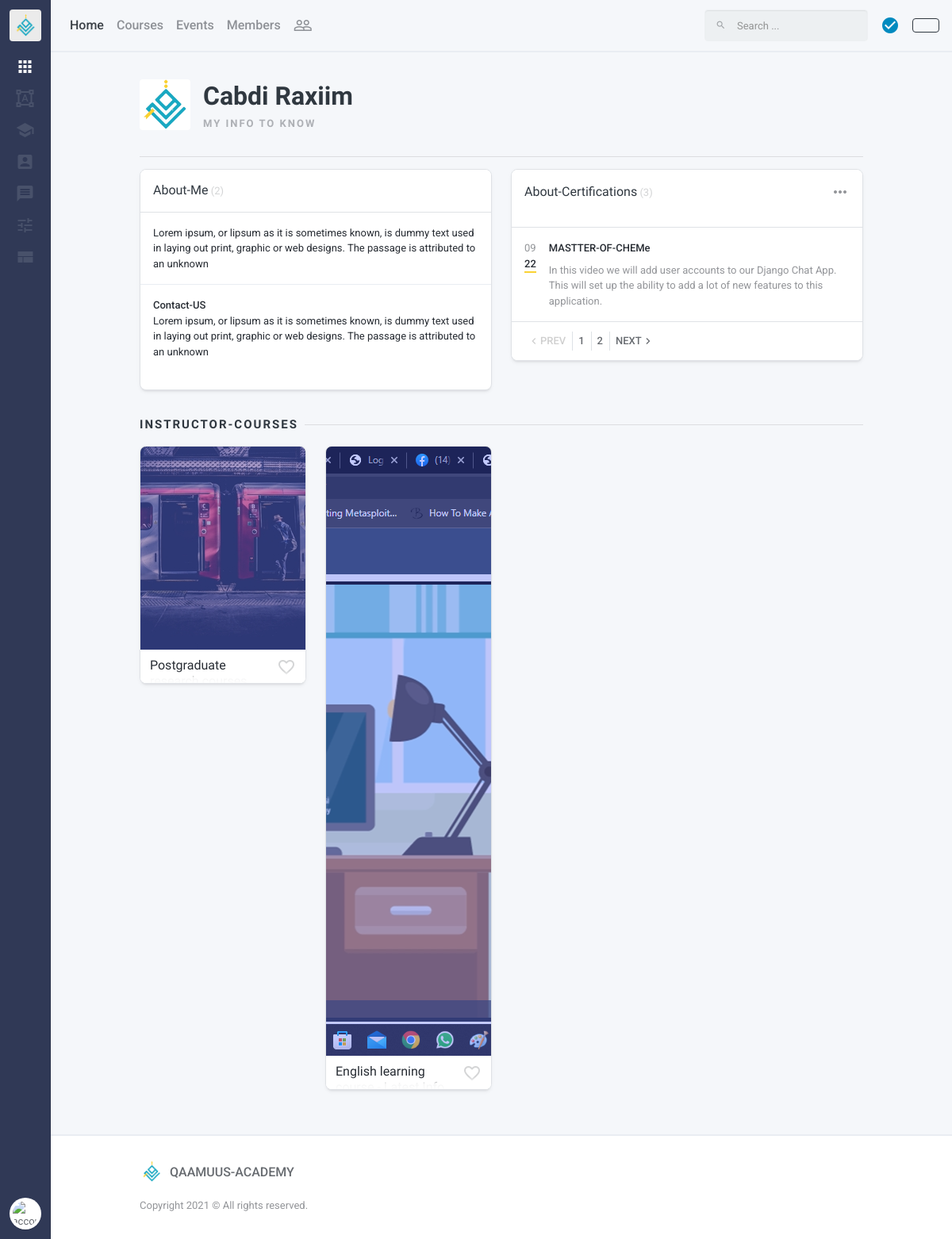
The app's page /instructor-info/1/Instructor/ (signed in) with its own data.
### api/models.py (models this page shows, shortened)
class UserProfile(models.Model):
    user=models.OneToOneField(User,on_delete=models.CASCADE)
    number=models.CharField(max_length=16, default=0)
    profileImage=models.ImageField(upload_to='images/usrProfile',null=True,blank=True)
    password=models.CharField(max_length=255)
    email=models.CharField(max_length=255,unique=True)
    userTitle=models.CharField(max_length=255,null=True,blank=True)
    fullName=models.CharField(max_length=255)
    aboutMe=models.TextField(null=True,blank=True)
    stayedSeconds=models.IntegerField(default=0)
    facebook_link=models.CharField(max_length=3000,null=True,blank=True)
    twitter_link=models.CharField(max_length=3000,null=True,blank=True)
    third_link=models.CharField(max_length=3000,null=True,blank=True)
    learnedSeconds=models.IntegerField(default=0)
    city=models.CharField(default='',null=True,blank=True,max_length=255)
    status=models.BooleanField(default=True)
    contactMe=models.TextField(null=True,blank=True)
    referralCode=models.CharField(default='qReff_9002',max_length=10)
    userType=models.ForeignKey(UserTypes,on_delete=models.CASCADE,default=1)
    teacherPoints=models.FloatField(default=1)
    user_activated=models.BooleanField(default=True)
    def theImage(self):
        if self.profileImage:
            return mark_safe('<img src={} width="100px" >'.format(self.profileImage.url))
        else:
            return mark_safe('<img src={} width="100px" >'.format('https://st3.depositphotos.com/3581215/18899/v/450/depositphotos_188994514-stock-illustration-vector-illustration-male-silhouette-profile.jpg'))
    theImage.allow_tags=True

class InstructorCertification(models.Model):
    theUser=models.ForeignKey(UserProfile,related_name='theCertifications',on_delete=models.CASCADE)
    certificateName=models.CharField(max_length=255)
    certificateDesc=models.CharField(max_length=2655)
    certificateDate=models.DateField()

class QaCourses(models.Model):
    title=models.CharField(max_length=255)
    slug=models.CharField(max_length=2555,default='')
    simDesc=models.TextField(null=True,blank=True)
    fullDesc=RichTextField()
    youLearn=RichTextField(null=True,blank=True)
    category=models.ForeignKey(CourseCategory,on_delete=models.CASCADE,null=True,blank=True)
    inrolledUsers=models.ManyToManyField(UserProfile,'inrolledU',null=True,blank=True)
    regularPrice=models.FloatField(default=0)
    showRegularPrice=models.BooleanField(default=True)
    saledPrice=models.FloatField(default=0)
    lessonCounts=models.IntegerField(default=0)
    itsFree=models.BooleanField(default=False)
    dateRegistred=models.DateField(auto_now=True)
    level=models.CharField(max_length=255,default='Standared')
    houres=models.CharField(max_length=255,default='0')
    status=models.BooleanField(default=True)
    prevVideo=models.CharField(max_length=255000)
    coverImage=models.ImageField(upload_to='images/courseImages/',blank=True,null=True)
    prevImage=models.ImageField(upload_to='images/courseImages/')
    instructor=models.ForeignKey(UserProfile,on_delete=models.CASCADE)
    searchKeys=models.ManyToManyField(SearchKeys,blank=True,null=True)
    def courPrevIg(self):
        return mark_safe('<img src={} width="100px" >'.format(self.prevImage.url))
    courPrevIg.allow_tags=True

### a_system/views.py (the view)
# urls.py: path("instructor-info/<str:usrId>/<str:enc1>/",views.instructorInfo),
def instructorInfo(request,usrId,enc1):
    instructorInfo=UserProfile.objects.get(pk=usrId)
    if instructorInfo.userType == UserTypes.objects.get(pk=2):
        instructorCertification=InstructorCertification.objects.filter(theUser=instructorInfo)
        instructorCourses=QaCourses.objects.filter(instructor=instructorInfo)
        return render(request,'detail/instructor-detail.html',{'instructorCertification':instructorCertification,'instructorInfo':instructorInfo,'instructorCourses':instructorCourses})
    else:
        return redirect('/instructors/')

### a_system/views.py (called while the page is built)
def userProfileInfo(request):
    if(request.user.pk==None):
        return {
            'userInfo':{}
        }
    elif(request.user.pk==nullcontext):
        return {
                'userInfo':{}
            }
    else:
        if(UserProfile.objects.filter(user=User.objects.get(pk=request.user.id)).exists()==True):
            return {
                'userInfo': UserProfile.objects.get(user=User.objects.get(pk=request.user.id))
            }
        else:
            return {
                'userInfo': ''
            }

### templates/detail/instructor-detail.html (shortened to what this page needs)
{% extends user.is_authenticated|yesno:"authBase.html,unAuthBase.html" %}
{% load static %}
{% block content %}
<div class="pt-32pt">
    <div  class="container page__container d-flex flex-column flex-md-row align-items-center text-center text-sm-left">
        <div class="flex d-flex flex-column flex-sm-row align-items-center mb-24pt mb-md-0">
            <div class="avatar avatar-lg mr-3">
                <a href=""><img src="{{instructorInfo.profileImage.url}}"
                         alt="avatar"
                         class="avatar-img rounded"></a>
            </div>
            <div class="mb-24pt mb-sm-0 mr-sm-24pt">
                <h2 class="mb-0">{{instructorInfo.fullName}}</h2>
                <ol class="breadcrumb p-0 m-0">
                    <li class="breadcrumb-item active">
                        {{instructorInfo.userTitle}}
                    </li>
                </ol>
            </div>
        </div>
    </div>
</div>
<div class="container page__container">
    <div class="page-section">
        <div class="row mb-lg-8pt">
            <div class="col-md-6">
                <div class="card">
                    <div class="card-header">
                        <div class="d-flex align-items-center">
                            <div class="flex">
                                <strong class="card-title">About-Me</strong>
                                <span class="text-20">(2)</span>
                            </div>
                        </div>
                    </div>
                    <div class="list-group list-group-flush">
                        <div class="list-group-item d-flex align-items-start p-16pt">
                            <div class="flex">
                                {{instructorInfo.aboutMe|safe}}
                                <br>
                            </div>
                        </div>
                        <div class="list-group-item d-flex align-items-start p-16pt">
                            <div class="flex">
                                <div><strong>Contact-US</strong></div>
                                {{instructorInfo.contactMe|safe}}
                                <br>
                            </div>
                        </div>
                    </div>
                </div>
            </div>
            <div class="col-md-6">
                <div class="card">
                    <div class="card-header">
                        <div class="d-flex align-items-center mb-16pt">
                            <div class="flex">
                                <strong class="card-title">About-Certifications</strong>
                                <span class="text-20">(3)</span>
                            </div>
                            <i class="material-icons text-50">more_horiz</i>
                        </div>
                    </div>
                    <div class="list-group list-group-flush">
                        {% for crt in instructorCertification %}
                            <div class="list-group-item d-flex align-items-start p-16pt">
                                <div class="d-flex flex-column mr-16pt">
                                    <small class="text-uppercase text-50">{{crt.certificateDate|date:'m'}}</small>
                                    <strong class="border-bottom-2 border-bottom-accent">{{crt.certificateDate|date:'y'}}</strong>
                                </div>
                                <div class="flex">
                                    <div class="mb-8pt"><strong>{{crt.certificateName}}</strong></div>
                                    <p class="mb-0 text-50">{{crt.certificateDesc}}</p>
                                </div>
                            </div>
                        {% endfor %}
                    </div>
                    <div class="card-footer">
                        <ul class="pagination justify-content-start pagination-xsm m-0">
                            <li class="page-item disabled">
                                <a class="page-link" href="#" aria-label="Previous">
                                    <span aria-hidden="true" class="material-icons">chevron_left</span>
                                    <span>Prev</span>
                                </a>
                            </li>
                            <li class="page-item">
                                <a class="page-link" href="#" aria-label="Page 1">
                                    <span>1</span>
                                </a>
                            </li>
                            <li class="page-item">
                                <a class="page-link" href="#" aria-label="Page 2">
                                    <span>2</span>
                                </a>
                            </li>
                            <li class="page-item">
                                <a class="page-link" href="#" aria-label="Next">
                                    <span>Next</span>
                                    <span aria-hidden="true" class="material-icons">chevron_right</span>
                                </a>
                            </li>
                        </ul>
                    </div>
                </div>
            </div>
        </div>
        <div class="page-separator">
            <div class="page-separator__text">Instructor-Courses</div>
        </div>
        <div class="row card-group-row">
            {% for course in instructorCourses %}
            <div class="col-md-6 col-lg-4 col-xl-3 card-group-row__col">
                <div class="card card-sm card--elevated p-relative o-hidden overlay overlay--primary-dodger-blue js-overlay mdk-reveal js-mdk-reveal card-group-row__card"
                        data-partial-height="44"
                        data-toggle="popover"
                        data-trigger="click">
                    <a href=""
                        class="js-image"
                        data-position="">
                        <span class="overlay__content align-items-start justify-content-start">
                        </span>
                    </a>
                    <div class="mdk-reveal__content">
                        <div class="card-body">
                            <div class="d-flex">
                                <div class="flex">
                                    <a class="card-title"
                                        href="student-course.html">{{course.title}}</a>
                                </div>
                                <a href="student-course.html"
                                    data-toggle="tooltip"
                                    data-title="Add Favorite"
                                    data-placement="top"
                                    data-boundary="window"
                                    class="ml-4pt material-icons text-20 card-course__icon-favorite">favorite_border</a>
                            </div>
                        </div>
                    </div>
                </div>
            </div>
            {% endfor %}
        </div>
    </div>
</div>
{% endblock %}

### records on screen
UserProfile: profileImage (picture), fullName "Cabdi Raxiim", userTitle "MY INFO TO KNOW", aboutMe "Lorem ipsum, or lipsum as it is sometimes known, is dummy text used in laying out print, graphic or web designs. The passage is attributed to an unknown", contactMe "Lorem ipsum, or lipsum as it is sometimes known, is dummy text used in laying out print, graphic or web designs. The passage is attributed to an unknown"
InstructorCertification: certificateDate "09", certificateDate "22", certificateName "MASTTER-OF-CHEMe", certificateDesc "In this video we will add user accounts to our Django Chat App. This will set up the ability to add a lot of new features to this application."
QaCourses: title "Postgraduate…"
QaCourses: title "English learning…"
